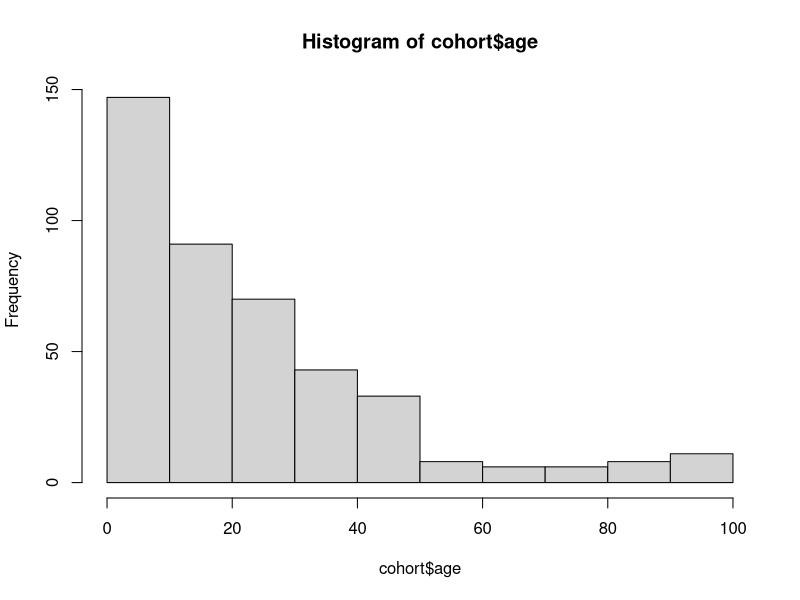

The R script that drew this image: (Note: this script raises an error after producing the figure.)
#############################
#Author: Veronica Malizia
#Date: 27/11/2021
#R version: 3.6.1

#This will generate a first toy model for human demography (with age/birth/deaths)
#Data: 
# - Initial cohort population from WORMSIM input file
# - Death_rates_Uganda_2019 specific by age (from: https://apps.who.int/gho/data/view.searo.61730?lang=en)

#############################
rm(list = ls())

library(tidyverse)
library(readxl)
library(foreach)
library(doParallel)

################
#Initial population
#Starting with the initial cohort
################
pop0 <- read_xlsx("Initial population.xlsx")
death_rates <- read.csv("death_rates_Uganda_2019.csv")
prob_death <- read.csv("prob_death_Uganda_2019.csv")
le <- 60 #Life expectancy (Uganda)

cohort <- tibble(age = round(c(runif(pop0$N_males[1], 0, pop0$Age_limit[1]),
                               runif(pop0$N_females[1], 0, pop0$Age_limit[1]))),
                 sex = c(rep(0, pop0$N_males[1]), rep(1, pop0$N_females[1]))) #Sub-Saharan Africa
#0=male, 1=female
for(i in 2:nrow(pop0)){
  tmp <- tibble(age = round(c(runif(pop0$N_males[i], pop0$Age_limit[i-1]+1, pop0$Age_limit[i]),
                              runif(pop0$N_females[i], pop0$Age_limit[i-1]+1, pop0$Age_limit[i]))),
                sex = c(rep(0, pop0$N_males[i]), rep(1, pop0$N_females[i])))
  cohort <- rbind(cohort, tmp) 
}

hist(cohort$age)

##Parameters
T <- 200 #number of years
ts <- T*12
birth_rate <- 34.8 #37 is crude annual birth rate Uganda, 34.8 for Sub-Saharan Africa (per 1000 individuals)
max.pop <- 700
#monthly time step

seeds <- 10
writeLines(c(""), "Sink_demography.txt") #initiate log file
writeLines(c(""), "Find_bug.txt") #initiate log file

cluster <- makeCluster(min(parallel::detectCores(logical = FALSE), seeds))
registerDoParallel(cluster)

results <- foreach(k = 1:seeds,
                   .inorder = TRUE,
                   .errorhandling = "remove",
                   #.combine = bind_rows,
                   .packages = c("tidyverse")) %dopar% {
                     #for each seed:
                     
                     #Time step events, for each individual
                     #Initialize
                     pop <- cohort %>%
                       mutate(death_age=150)
                     N <- nrow(pop)
                     
                     for(t in 1:ts){ 
                       
                       sink("Sink_demography.txt", append=TRUE)
                       cat(paste(Sys.time(), ": Starting seed", k, "time step", t, "\n", sep = " "))
                       sink()
                       
                       #The reaper(acts annually)
                       if(t %in% seq(1, ts, 12) & nrow(pop)>max.pop) #Januaries
                         pop <- slice_sample(pop, prop = 0.9)
                       
                       #Births
                       #for now birth rate does not depend on age-specific female fertility 
                       births <- rpois(1, (birth_rate*(nrow(pop)/1000))/12)
                       nb <- tibble(age=rep(0, births),
                                    sex=as.numeric(rbernoulli(births, 0.5))) #new born
                       
                       pop <- bind_rows(pop, nb)
                       
                       #Deaths
                       
                       if(t %in% seq(1, ts, 12)){ #Januaries
                         ag <- as.numeric(cut(pop$age, c(-1, prob_death$Age_hi))) #age groups
                         # pop <- pop %>%
                         #   mutate(ag = ag)
                         for(i in 1:nrow(pop)){
                           if(pop$sex[i]==0){
                             if(rbernoulli(1, p=prob_death[ag[i], "Male"])){
                               death_month <- runif(1, 1, 12)
                               pop$death_age[i] <- pop$age[i] + death_month/12
                             }
                           }
                           if(pop$sex[i]==1){
                             if(rbernoulli(1, p=prob_death[ag[i], "Female"])){
                               death_month <- runif(1, 1, 12)
                               pop$death_age[i] <- pop$age[i] + death_month/12
                             }
                           }    
                         }
                       }
                       
                       tmp <- which(pop$age >= pop$death_age)
                       if(length(tmp)>0)
                         pop <- pop[-tmp,]
                       
                       #Update age
                       pop$age <- pop$age + 1/12
                       N <- c(N, nrow(pop))
                       
                       # sink("Find_bug.txt", append=TRUE)
                       # cat(paste(Sys.time(), ": Time step", t, "NB:",
                       #           births, "deads", length(dead), "Pop size:", nrow(pop), "\n", sep = " "))
                       # sink()
                     }
                     
                     res <- tibble(time = 0:ts,
                                   seed = rep(k, (ts+1)),
                                   pop_size = N)
                   }
                      
stopCluster(cluster)

#Collating results
res <- bind_rows(results)

#Average results over simulations
avg_res <- res %>%
  group_by(time) %>%
  summarise(N = mean(pop_size))
            
ggplot(res) +
  geom_line(aes(x=time, y=pop_size, group = seed), color = "grey20", alpha = 0.3) +
  geom_line(data=avg_res, aes(x=time, y=N), size=1) +
  scale_y_continuous(name = "Population size (counts)",
                     breaks = seq(0, 1000, 200),
                     #limits = c(0, 1000),
                     expand = c(0, 0)) +
  scale_x_continuous(name = "Time [years]",
                     limits = c(0, ts),
                     expand = c(0, 0)) +
  expand_limits(x = 0,y = 0)

hist(cohort$age)
hist(pop$age, breaks = c(0, prob_death$Age_hi[-c(1, nrow(prob_death))]))

#Saving image
tiff("Demography_monthlyts.tif", width=7, height=6, units = "in", res = 300)
ggplot(res) +
  geom_line(aes(x=time, y=pop_size, group = seed), color = "grey20", alpha = 0.3) +
  geom_line(data=avg_res, aes(x=time, y=N), size=1) +
  scale_y_continuous(name = "Population size (counts)",
                     breaks = seq(0, 1000, 200),
                     limits = c(0, 1000),
                     expand = c(0, 0)) +
  scale_x_continuous(name = "Time [months]",
                     limits = c(0, ts),
                     expand = c(0, 0)) +
  expand_limits(x = 0,y = 0)
dev.off()


plot(N, type='l')
